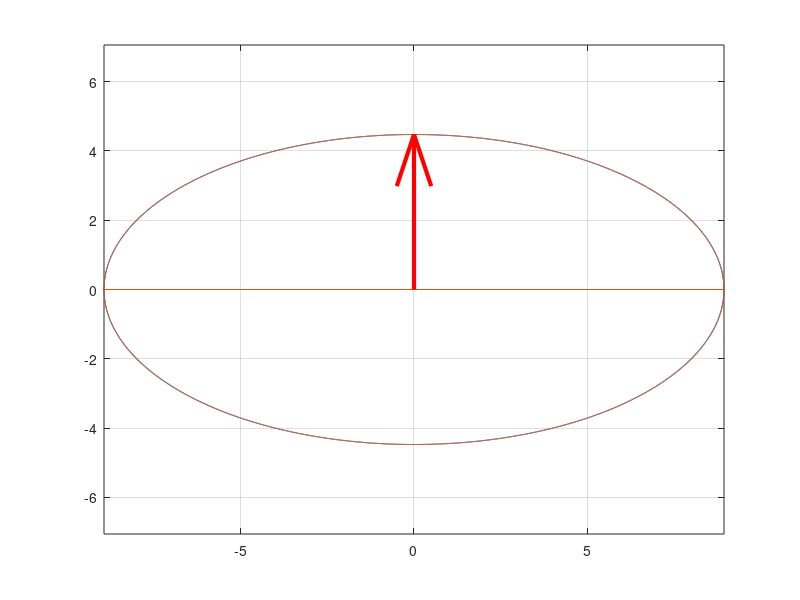

MATLAB code for this plot: (Note: this script raises an error after producing the figure.)
A = [4 0;
   3 -5;];
[U, S, V] = svd(A);
SignChanger = [1 0; 0 -1;];
U = U * SignChanger;
V = V * SignChanger;
HASIL = V'*[1; 1;];
JariKuadrat = HASIL(1,1)*HASIL(1,1) + HASIL(2,1) * HASIL(2,1);
Jari2 = sqrt(JariKuadrat);
x = -Jari2 : 0.001 : Jari2;
x = [x Jari2];
[mx, nx] = size(x);
y1 = zeros(1, nx);
y2 = zeros(1, nx);
for i = 1:nx
    y1(1, i) = sqrt(JariKuadrat - x(1, i)*x(1,i));
    y2(1, i) = -sqrt(JariKuadrat - x(1, i)*x(1,i));
end
x = [x x];
y = [y1 y2];
pengelips = S*[x; y;];
[mx, nx] = size(pengelips);
HASIL = S*HASIL;
plot(pengelips(1,1:nx), pengelips(2,1:nx), pengelips(1,1:nx), pengelips(2,1:nx))
hold on
quiver(0, 0, HASIL(1,1), HASIL(2,1), 'linewidth', 3, 'color', 'r', 'AutoScale','off')
grid on
axis equal
xline(0)
yline(0)
HASIL